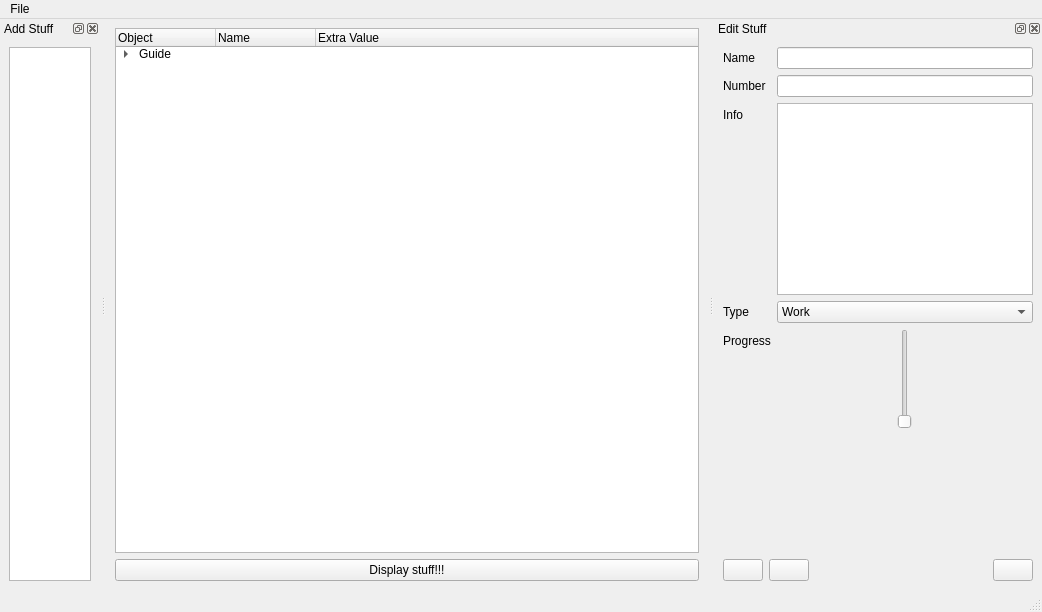
<?xml version="1.0" encoding="UTF-8"?>
<ui version="4.0">
 <class>Creator</class>
 <widget class="QMainWindow" name="Creator">
  <property name="geometry">
   <rect>
    <x>0</x>
    <y>0</y>
    <width>1042</width>
    <height>612</height>
   </rect>
  </property>
  <property name="minimumSize">
   <size>
    <width>0</width>
    <height>359</height>
   </size>
  </property>
  <property name="windowTitle">
   <string>Creator</string>
  </property>
  <property name="toolButtonStyle">
   <enum>Qt::ToolButtonStyle::ToolButtonIconOnly</enum>
  </property>
  <property name="dockOptions">
   <set>QMainWindow::DockOption::AllowTabbedDocks|QMainWindow::DockOption::AnimatedDocks</set>
  </property>
  <widget class="QWidget" name="centralWidget">
   <layout class="QVBoxLayout" name="verticalLayout">
    <item>
     <layout class="QVBoxLayout" name="mainLayout">
      <item>
       <widget class="QTreeWidget" name="mainDisplay">
        <property name="dragEnabled">
         <bool>true</bool>
        </property>
        <property name="dragDropMode">
         <enum>QAbstractItemView::DragDropMode::InternalMove</enum>
        </property>
        <column>
         <property name="text">
          <string>Object</string>
         </property>
        </column>
        <column>
         <property name="text">
          <string>Name</string>
         </property>
        </column>
        <column>
         <property name="text">
          <string>Extra Value</string>
         </property>
        </column>
        <item>
         <property name="text">
          <string>Guide</string>
         </property>
         <item>
          <property name="text">
           <string>Period</string>
          </property>
         </item>
         <item>
          <property name="text">
           <string>Information</string>
          </property>
         </item>
        </item>
       </widget>
      </item>
      <item>
       <widget class="QPushButton" name="displayButton">
        <property name="text">
         <string>Display stuff!!!</string>
        </property>
       </widget>
      </item>
     </layout>
    </item>
   </layout>
  </widget>
  <widget class="QMenuBar" name="menubar">
   <property name="geometry">
    <rect>
     <x>0</x>
     <y>0</y>
     <width>1042</width>
     <height>30</height>
    </rect>
   </property>
   <widget class="QMenu" name="menuFile">
    <property name="title">
     <string>File</string>
    </property>
    <addaction name="actionOpen_Guide"/>
    <addaction name="actionSave_Guide"/>
    <addaction name="actionSave_Guide_As"/>
    <addaction name="separator"/>
    <addaction name="actionQuit"/>
   </widget>
   <addaction name="menuFile"/>
  </widget>
  <widget class="QStatusBar" name="statusbar"/>
  <widget class="QDockWidget" name="addWidget">
   <property name="minimumSize">
    <size>
     <width>100</width>
     <height>125</height>
    </size>
   </property>
   <property name="windowTitle">
    <string>Add Stuff</string>
   </property>
   <attribute name="dockWidgetArea">
    <number>1</number>
   </attribute>
   <widget class="QWidget" name="addWidgetContent">
    <layout class="QVBoxLayout" name="verticalLayout_5">
     <item>
      <widget class="QListWidget" name="addList">
       <property name="sizePolicy">
        <sizepolicy hsizetype="Ignored" vsizetype="Expanding">
         <horstretch>0</horstretch>
         <verstretch>0</verstretch>
        </sizepolicy>
       </property>
      </widget>
     </item>
    </layout>
   </widget>
  </widget>
  <widget class="QDockWidget" name="editWidget">
   <property name="windowTitle">
    <string>Edit Stuff</string>
   </property>
   <attribute name="dockWidgetArea">
    <number>2</number>
   </attribute>
   <widget class="QWidget" name="editWidgetContent">
    <layout class="QVBoxLayout" name="verticalLayout_2">
     <item>
      <layout class="QFormLayout" name="formContent">
       <item row="0" column="0">
        <widget class="QLabel" name="shortEditLabel">
         <property name="text">
          <string>Name</string>
         </property>
        </widget>
       </item>
       <item row="0" column="1">
        <widget class="QLineEdit" name="shortEdit"/>
       </item>
       <item row="1" column="0">
        <widget class="QLabel" name="extraEditLabel">
         <property name="text">
          <string>Number</string>
         </property>
        </widget>
       </item>
       <item row="1" column="1">
        <widget class="QLineEdit" name="extraEdit"/>
       </item>
       <item row="2" column="0">
        <widget class="QLabel" name="longEditLabel">
         <property name="text">
          <string>Info</string>
         </property>
        </widget>
       </item>
       <item row="2" column="1">
        <widget class="QPlainTextEdit" name="longEdit"/>
       </item>
       <item row="3" column="0">
        <widget class="QLabel" name="typeSelectorLabel">
         <property name="text">
          <string>Type</string>
         </property>
        </widget>
       </item>
       <item row="3" column="1">
        <widget class="QComboBox" name="typeSelector">
         <item>
          <property name="text">
           <string>Work</string>
          </property>
         </item>
         <item>
          <property name="text">
           <string>Watch/ Listen</string>
          </property>
         </item>
         <item>
          <property name="text">
           <string>Read</string>
          </property>
         </item>
         <item>
          <property name="text">
           <string>Process</string>
          </property>
         </item>
         <item>
          <property name="text">
           <string>Information</string>
          </property>
         </item>
        </widget>
       </item>
       <item row="4" column="0">
        <widget class="QLabel" name="progressLabel">
         <property name="text">
          <string>Progress</string>
         </property>
        </widget>
       </item>
       <item row="4" column="1">
        <widget class="QSlider" name="progressSlider">
         <property name="sizePolicy">
          <sizepolicy hsizetype="Expanding" vsizetype="Expanding">
           <horstretch>0</horstretch>
           <verstretch>0</verstretch>
          </sizepolicy>
         </property>
         <property name="minimumSize">
          <size>
           <width>0</width>
           <height>100</height>
          </size>
         </property>
         <property name="maximumSize">
          <size>
           <width>16777215</width>
           <height>100</height>
          </size>
         </property>
         <property name="maximum">
          <number>2</number>
         </property>
         <property name="orientation">
          <enum>Qt::Orientation::Vertical</enum>
         </property>
        </widget>
       </item>
       <item row="5" column="1">
        <spacer name="verticalSpacer_2">
         <property name="orientation">
          <enum>Qt::Orientation::Vertical</enum>
         </property>
         <property name="sizeHint" stdset="0">
          <size>
           <width>20</width>
           <height>40</height>
          </size>
         </property>
        </spacer>
       </item>
      </layout>
     </item>
     <item>
      <spacer name="verticalSpacer">
       <property name="orientation">
        <enum>Qt::Orientation::Vertical</enum>
       </property>
       <property name="sizeHint" stdset="0">
        <size>
         <width>20</width>
         <height>40</height>
        </size>
       </property>
      </spacer>
     </item>
     <item>
      <layout class="QHBoxLayout" name="horizontalLayout">
       <item>
        <widget class="QPushButton" name="upButton">
         <property name="sizePolicy">
          <sizepolicy hsizetype="Minimum" vsizetype="Fixed">
           <horstretch>0</horstretch>
           <verstretch>0</verstretch>
          </sizepolicy>
         </property>
         <property name="text">
          <string/>
         </property>
         <property name="icon">
          <iconset theme="go-up"/>
         </property>
        </widget>
       </item>
       <item>
        <widget class="QPushButton" name="downButton">
         <property name="sizePolicy">
          <sizepolicy hsizetype="Minimum" vsizetype="Fixed">
           <horstretch>0</horstretch>
           <verstretch>0</verstretch>
          </sizepolicy>
         </property>
         <property name="text">
          <string/>
         </property>
         <property name="icon">
          <iconset theme="go-down"/>
         </property>
        </widget>
       </item>
       <item>
        <spacer name="horizontalSpacer">
         <property name="orientation">
          <enum>Qt::Orientation::Horizontal</enum>
         </property>
         <property name="sizeHint" stdset="0">
          <size>
           <width>40</width>
           <height>20</height>
          </size>
         </property>
        </spacer>
       </item>
       <item>
        <widget class="QPushButton" name="deleteButton">
         <property name="text">
          <string/>
         </property>
         <property name="icon">
          <iconset theme="edit-delete"/>
         </property>
        </widget>
       </item>
      </layout>
     </item>
    </layout>
   </widget>
  </widget>
  <action name="actionOpen_Guide">
   <property name="text">
    <string>Open Guide</string>
   </property>
   <property name="shortcut">
    <string>Ctrl+O</string>
   </property>
  </action>
  <action name="actionSave_Guide">
   <property name="text">
    <string>Save Guide</string>
   </property>
   <property name="shortcut">
    <string>Ctrl+S</string>
   </property>
  </action>
  <action name="actionSave_Guide_As">
   <property name="text">
    <string>Save Guide As</string>
   </property>
   <property name="shortcut">
    <string>Ctrl+Shift+S</string>
   </property>
  </action>
  <action name="actionQuit">
   <property name="text">
    <string>Quit</string>
   </property>
  </action>
 </widget>
 <resources/>
 <connections>
  <connection>
   <sender>actionQuit</sender>
   <signal>triggered()</signal>
   <receiver>Creator</receiver>
   <slot>close()</slot>
   <hints>
    <hint type="sourcelabel">
     <x>-1</x>
     <y>-1</y>
    </hint>
    <hint type="destinationlabel">
     <x>520</x>
     <y>305</y>
    </hint>
   </hints>
  </connection>
 </connections>
</ui>
